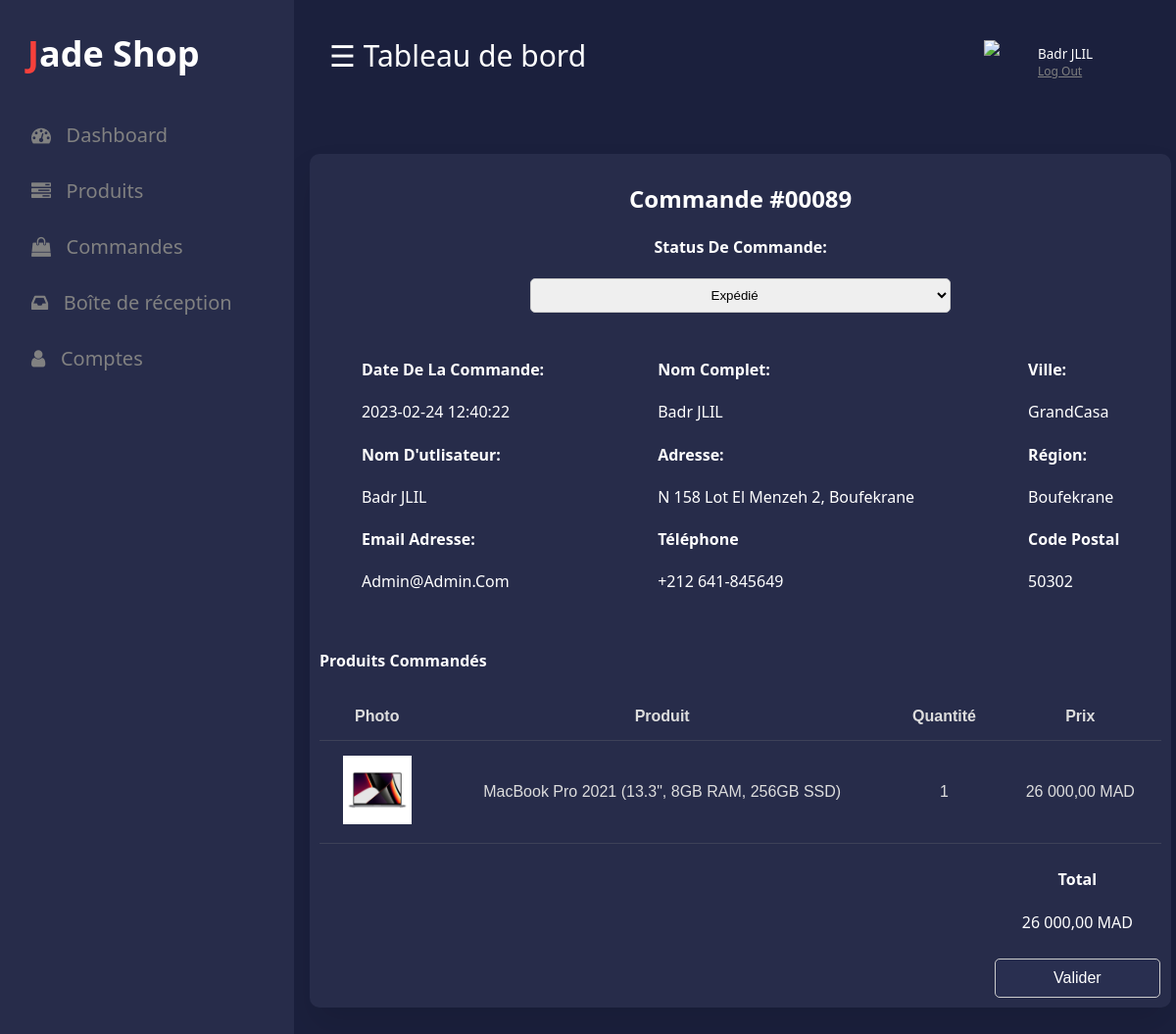
The app's page /admin/order.php?num=89 (signed in) with its own data.
### tables this page shows
CREATE TABLE `clients` (
  `idClient` int(11) NOT NULL AUTO_INCREMENT,
  `prenom` varchar(10) NOT NULL,
  `nom` varchar(10) NOT NULL,
  `email` varchar(35) NOT NULL,
  `password` varchar(20) NOT NULL,
  `type` varchar(15) NOT NULL DEFAULT 'Utilisateur',
  PRIMARY KEY (`idClient`),
  UNIQUE KEY `email` (`email`)
);

CREATE TABLE `commandes` (
  `num` int(11) NOT NULL AUTO_INCREMENT,
  `idClient` int(11) NOT NULL,
  `date` timestamp NOT NULL DEFAULT current_timestamp() ON UPDATE current_timestamp(),
  `status` varchar(10) NOT NULL DEFAULT 'En attente',
  `adresse_id` int(11) NOT NULL,
  `prix_total` float NOT NULL,
  PRIMARY KEY (`num`),
  KEY `client` (`idClient`),
  CONSTRAINT `client` FOREIGN KEY (`idClient`) REFERENCES `clients` (`idClient`) ON DELETE CASCADE ON UPDATE CASCADE
);

CREATE TABLE `adresses` (
  `id` int(11) NOT NULL AUTO_INCREMENT,
  `idClient` int(11) NOT NULL,
  `prenom` varchar(10) NOT NULL,
  `nom` varchar(10) NOT NULL,
  `telephone` int(9) NOT NULL,
  `adresse` varchar(150) NOT NULL,
  `ville` varchar(20) NOT NULL,
  `region` varchar(20) NOT NULL,
  `zip` int(5) NOT NULL,
  PRIMARY KEY (`id`),
  KEY `idClient` (`idClient`),
  CONSTRAINT `cl_id` FOREIGN KEY (`idClient`) REFERENCES `clients` (`idClient`) ON DELETE CASCADE ON UPDATE CASCADE
);

CREATE TABLE `commande_details` (
  `id_commande_details` int(11) NOT NULL AUTO_INCREMENT,
  `num` int(11) NOT NULL,
  `noArticle` int(11) NOT NULL,
  `quantite` int(11) NOT NULL,
  PRIMARY KEY (`id_commande_details`),
  KEY `produit_id` (`noArticle`),
  KEY `commande_id` (`num`),
  CONSTRAINT `commande_id` FOREIGN KEY (`num`) REFERENCES `commandes` (`num`) ON DELETE CASCADE ON UPDATE CASCADE,
  CONSTRAINT `produit_id` FOREIGN KEY (`noArticle`) REFERENCES `articles` (`noArticle`)
);

CREATE TABLE `photos` (
  `noArticle` int(11) NOT NULL,
  `photo1` varchar(100) DEFAULT NULL,
  `photo2` varchar(100) DEFAULT NULL,
  `photo3` varchar(100) DEFAULT NULL,
  `photo4` varchar(100) DEFAULT NULL,
  `photo5` varchar(100) DEFAULT NULL,
  `photo6` varchar(100) DEFAULT NULL,
  PRIMARY KEY (`noArticle`),
  CONSTRAINT `Articles_photos` FOREIGN KEY (`noArticle`) REFERENCES `articles` (`noArticle`) ON DELETE CASCADE ON UPDATE CASCADE
);

CREATE TABLE `articles` (
  `noArticle` int(11) NOT NULL AUTO_INCREMENT,
  `designation` varchar(100) NOT NULL,
  `quantite` int(4) NOT NULL,
  `prix` float NOT NULL,
  `photo` varchar(100) DEFAULT NULL,
  `idCategorie` int(11) NOT NULL,
  `description` varchar(5000) NOT NULL,
  `date` datetime NOT NULL DEFAULT current_timestamp(),
  `status` varchar(10) NOT NULL DEFAULT 'active',
  PRIMARY KEY (`noArticle`),
  KEY `article_ibfk_1` (`idCategorie`),
  CONSTRAINT `Articles_ibfk_1` FOREIGN KEY (`idCategorie`) REFERENCES `subcategories` (`idCategorie`) ON DELETE CASCADE ON UPDATE CASCADE
);

### admin/order.php (the view, shortened to what this page needs)
<?php
    require_once("../connexion.php");
    $num_commande=$_GET['num'];
    $sql="SELECT * FROM Commandes WHERE num = $num_commande";
    $query=mysqli_query($connexion,$sql);
    $commandes=mysqli_fetch_assoc($query);
    $user_id=$commandes['idClient'];
    $sql="SELECT * FROM Clients WHERE idClient = $user_id";
    $query=mysqli_query($connexion,$sql);
    $client=mysqli_fetch_assoc($query);
    $adresse_id=$commandes['adresse_id'];
    $sql="SELECT * FROM Adresses WHERE id = $adresse_id";
    $query=mysqli_query($connexion,$sql);
    $adresse=mysqli_fetch_assoc($query);
?>
<!Doctype HTML>
<html>
<head>
	<link rel="stylesheet" href="../css/dashboard.css" type="text/css"/>
	<link rel="stylesheet" href="https://cdnjs.cloudflare.com/ajax/libs/font-awesome/4.7.0/css/font-awesome.min.css">
</head>
<body>
</body>
<?php include '../comp/admin_header.php';  ?>
<section class="core">
        <div class="core-item">
            <form action="update_commande.php" method="post">
              <div style="text-align:center;">
                <h2>Commande #<?php echo sprintf('%05d', $commandes['num'] ) ?></h2>
                <h4>Status de commande:</h4>
                <select id="selectElement" name="status">
                  <option value="Expedie">Expédié</option>
                  </select>
              </div>
            <div id="geninfo">
              <div>
                <h4>Date de la commande:</h4>
                <p><?php echo $commandes['date'] ?></p>
                <h4>Nom d'utlisateur:</h4>
                <p><?php echo $client['prenom'] . " " . $client['nom'] ?></p>
                <h4>Email adresse:</h4>
                <p><?php echo $client['email'] ?></p>
              </div>
              <div>
              <h4>Nom complet:</h4>
                <p><?php echo $adresse['prenom'] . " " . $adresse['nom'] ?></p>
                <h4>Adresse:</h4>
                <p><?php echo $adresse['adresse'] ?></p>
                <h4>Téléphone</h4>
                <p><?php echo "+212 " . substr_replace($adresse['telephone'], '-', 3, 0) ?></p>
              </div>
              <div>
                <h4>Ville:</h4>
                <p><?php echo $adresse['ville'] ?></p>
                <h4>Région:</h4>
                <p><?php echo $adresse['region'] ?></p>
                <h4>Code postal</h4>
                <p><?php echo $adresse['zip'] ?></p>
              </div>
            </div>
                <h4>Produits commandés</h4>
                <table class="table">
                  <thead>
                    <tr>
                      <th>Photo</th>
                      <th>Produit</th>
                      <th>Quantité</th>
                      <th>Prix</th>
                    </tr>
                  </thead>
                  <tbody>
                    <?php
                    $sql="SELECT * FROM Commande_details WHERE num = $num_commande";
                    $produits_query=mysqli_query($connexion,$sql);
                    $total=0;
                    while($produit=mysqli_fetch_assoc($produits_query)){
                      $produit_id=$produit['noArticle'];
                      $sql="SELECT * FROM Articles WHERE noArticle = $produit_id";
                      $query=mysqli_query($connexion,$sql);
                      $produit_info=mysqli_fetch_assoc($query);
                      $sql="SELECT photo1 FROM Photos WHERE noArticle = $produit_id";
                      $query=mysqli_query($connexion,$sql);
                      $produit_photo=mysqli_fetch_assoc($query);
                    ?>
                    <tr>
                      <td><img src="<?php echo "../" . $produit_photo['photo1'] ?>" style="height: 70px;"></td>
                      <td><?php echo $produit_info['designation'] ?></td>
                      <td><?php echo $produit['quantite'] ?></td>
                      <td><?php echo number_format($produit_info['prix'], 2, ',', ' ')  . " MAD"  ?></td>
                    </tr>
                    <?php
                    $total=$total+($produit['quantite']*$produit_info['prix']);
                    }
                    ?>
                  </tbody>
              </table>
                    <div id="total">
                    <h4>Total</h4>
                    <p><?php echo number_format($total, 2, ',', ' ')  . " MAD"  ?></p>
                    <input type="submit" value="Valider">
                    </div>
            </form>
        </div>
      </section>
</body>
</html>

### comp/admin_header.php (shortened to what this page needs)
<?php
if(isset($_SESSION['user_id'])){
  $user_id = $_SESSION['user_id'];
  $sql="SELECT prenom, nom FROM Clients WHERE idClient = $user_id AND type = 'Administrateur'";
  $query_user=mysqli_query($connexion,$sql);
  $user=mysqli_fetch_assoc($query_user);
}else{
  header("location:login.php");
}
?>
<div id="mySidenav" class="sidenav">
	<p class="logo"><span>J</span>ade Shop</p>
  <a href="index.php" class="icon-a"><i class="fa fa-dashboard icons"></i> &nbsp;&nbsp;Dashboard</a>
  <a href="products.php" class="icon-a"><i class="fa fa-tasks icons"></i> &nbsp;&nbsp;Produits</a>
  <a href="orders.php" class="icon-a"><i class="fa fa-shopping-bag icons"></i> &nbsp;&nbsp;Commandes</a>
  <a href="inbox.php" class="icon-a"><i class="fa fa-inbox icons"></i> &nbsp;&nbsp;Boîte de réception</a>
  <a href="users.php" class="icon-a"><i class="fa fa-user icons"></i> &nbsp;&nbsp;Comptes</a>
</div>
<div id="main">
	<div class="head">
		<div class="col-div-6">
<span style="font-size:30px;cursor:pointer; color: white;" class="nav"  >&#9776; Tableau de bord</span>
</div>
	<div class="col-div-6">
	  <div class="profile">
      <img src="images/user.png" class="pro-img" />
      <p><?php echo $user['prenom'] . " " . $user['nom'] ?> <span><a style=" color:gray;" href="admin_logout.php">Log Out</a></span></p>
  </div>
  </div>
</div>
<br/>

### css/dashboard.css (style rules this page uses)
body { margin:0px; padding: 0px; background-color:#1b203d; font-family: system-ui; }
.logo { margin: 0px; margin-left: 28px; font-weight: bold; color: white; margin-bottom: 30px; }
.logo span { color: #f7403b; }
.sidenav { height: 140%; width: 300px; position: fixed; top: 0; left: 0; background-color: #272c4a; overflow: hidden; transition: 0.5s; padding-top: 30px; }
.sidenav a { padding: 15px 8px 15px 32px; text-decoration: none; font-size: 20px; color: #818181; display: block; transition: 0.3s; }
.sidenav { position: absolute; top: 0; right: 25px; font-size: 36px; }
#main { transition: margin-left .5s; padding: 16px; margin-left: 300px; }
.head { padding:20px; }
.col-div-6 { width: 50%; float: left; }
.profile { display: inline-block; float: right; width: 160px; }
.pro-img { float: left; width: 40px; margin-top: 5px; }
.profile p { color: white; font-weight: 500; margin-left: 55px; margin-top: 10px; font-size: 13.5px; }
.profile p span { font-weight: 400; font-size: 12px; display: block; color: #8e8b8b; }
table { font-family: arial, sans-serif; border-collapse: collapse; width: 100%; margin-bottom: 5%; }
td, th { text-align: center; padding:15px; color: #ddd; border-bottom: 1px solid #81818140; }
.core { margin-top: 20px; text-transform: capitalize; }
.core-item { width: 99%; padding: 10px; margin-top: 10px; background: #272c4a; color: white; border-radius: 10px; box-shadow: 0 20px 35px rgba(0, 0, 0, 0.1); }
#selectElement { text-align: center; width: 50%; }
#geninfo { display: flex; justify-content:space-between; margin: 3% 5%; margin-bottom: 5%; }
#total { margin-top: -2%; text-align: center; margin-left: 80%; }
select { border: 1px solid #cccccc; border-radius: 5px; width: 100%; padding:8px }
input[type="text"],input[type="submit"],button, textarea { background-color: #292f50; padding: 10px 0px; font-size: 16px; width: 98%; border-radius: 5px; border: 1px solid #cccccc; margin-top: 10px; color: white; }
input[type="submit"],button,#edit-icon { cursor: pointer; }

### records on screen
clients: prenom "Badr", nom "JLIL", email "Admin@admin.com"
commandes: num "00089", date "2023-02-24 12:40:22"
adresses: prenom "Badr", nom "JLIL", adresse "N 158 Lot El Menzeh 2, Boufekrane", telephone "641-845649", ville "GrandCasa", region "Boufekrane", zip "50302"
commande_details: photos.photo1 (picture), noArticle.designation "MacBook Pro 2021 (13.3\", 8GB RAM, 256GB SSD)", quantite "1", noArticle.prix "26 000,00"

### other values on screen
$total "26 000,00"
